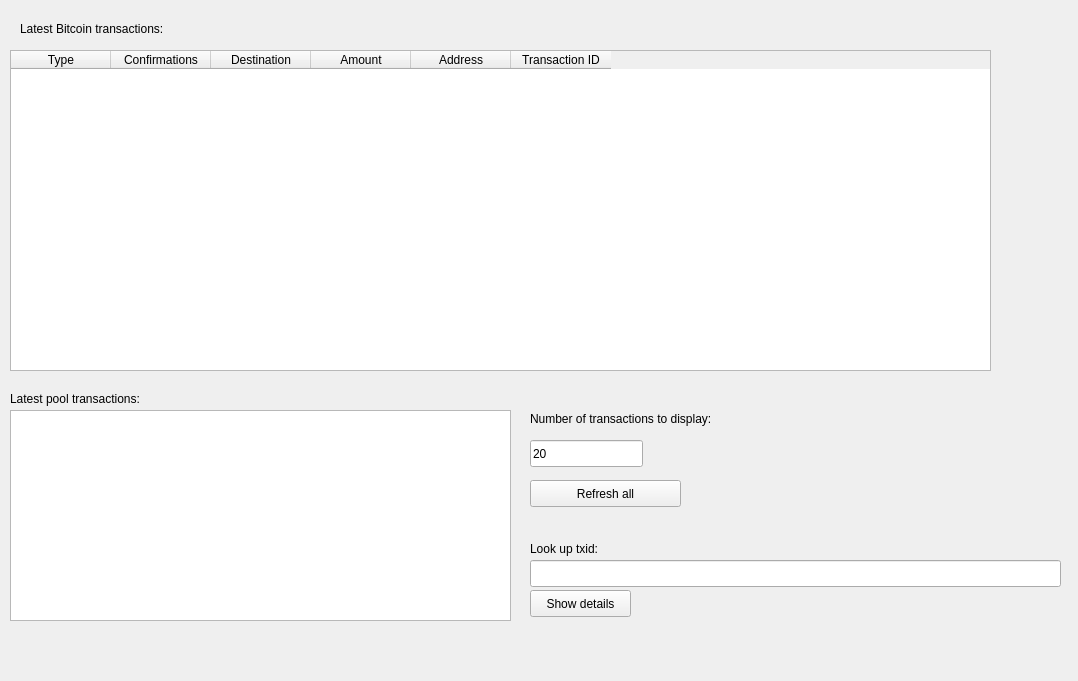
<?xml version="1.0" encoding="UTF-8"?>
<ui version="4.0">
 <class>BtcTransactionManager</class>
 <widget class="QWidget" name="BtcTransactionManager">
  <property name="geometry">
   <rect>
    <x>0</x>
    <y>0</y>
    <width>1078</width>
    <height>681</height>
   </rect>
  </property>
  <property name="windowTitle">
   <string>Form</string>
  </property>
  <widget class="QTableWidget" name="tableTxBtc">
   <property name="geometry">
    <rect>
     <x>10</x>
     <y>50</y>
     <width>981</width>
     <height>321</height>
    </rect>
   </property>
   <column>
    <property name="text">
     <string>Type</string>
    </property>
   </column>
   <column>
    <property name="text">
     <string>Confirmations</string>
    </property>
   </column>
   <column>
    <property name="text">
     <string>Destination</string>
    </property>
   </column>
   <column>
    <property name="text">
     <string>Amount</string>
    </property>
   </column>
   <column>
    <property name="text">
     <string>Address</string>
    </property>
   </column>
   <column>
    <property name="text">
     <string>Transaction ID</string>
    </property>
   </column>
  </widget>
  <widget class="QLabel" name="label">
   <property name="geometry">
    <rect>
     <x>20</x>
     <y>20</y>
     <width>201</width>
     <height>17</height>
    </rect>
   </property>
   <property name="text">
    <string>Latest Bitcoin transactions:</string>
   </property>
  </widget>
  <widget class="QLabel" name="label_2">
   <property name="geometry">
    <rect>
     <x>10</x>
     <y>390</y>
     <width>171</width>
     <height>17</height>
    </rect>
   </property>
   <property name="text">
    <string>Latest pool transactions:</string>
   </property>
  </widget>
  <widget class="QTableWidget" name="tableTxPool">
   <property name="geometry">
    <rect>
     <x>10</x>
     <y>410</y>
     <width>501</width>
     <height>211</height>
    </rect>
   </property>
  </widget>
  <widget class="QPushButton" name="buttonRefresh">
   <property name="geometry">
    <rect>
     <x>530</x>
     <y>480</y>
     <width>151</width>
     <height>27</height>
    </rect>
   </property>
   <property name="text">
    <string>Refresh all</string>
   </property>
  </widget>
  <widget class="QLineEdit" name="editTxCount">
   <property name="geometry">
    <rect>
     <x>530</x>
     <y>440</y>
     <width>113</width>
     <height>27</height>
    </rect>
   </property>
   <property name="text">
    <string>20</string>
   </property>
  </widget>
  <widget class="QLabel" name="labelTxCount">
   <property name="geometry">
    <rect>
     <x>530</x>
     <y>410</y>
     <width>231</width>
     <height>17</height>
    </rect>
   </property>
   <property name="text">
    <string>Number of transactions to display:</string>
   </property>
  </widget>
  <widget class="QLineEdit" name="editSearchTx">
   <property name="geometry">
    <rect>
     <x>530</x>
     <y>560</y>
     <width>531</width>
     <height>27</height>
    </rect>
   </property>
  </widget>
  <widget class="QLabel" name="labelSearchTx">
   <property name="geometry">
    <rect>
     <x>530</x>
     <y>540</y>
     <width>151</width>
     <height>17</height>
    </rect>
   </property>
   <property name="text">
    <string>Look up txid:</string>
   </property>
  </widget>
  <widget class="QPushButton" name="buttonSearchTx">
   <property name="geometry">
    <rect>
     <x>530</x>
     <y>590</y>
     <width>101</width>
     <height>27</height>
    </rect>
   </property>
   <property name="text">
    <string>Show details</string>
   </property>
  </widget>
 </widget>
 <resources/>
 <connections/>
</ui>
